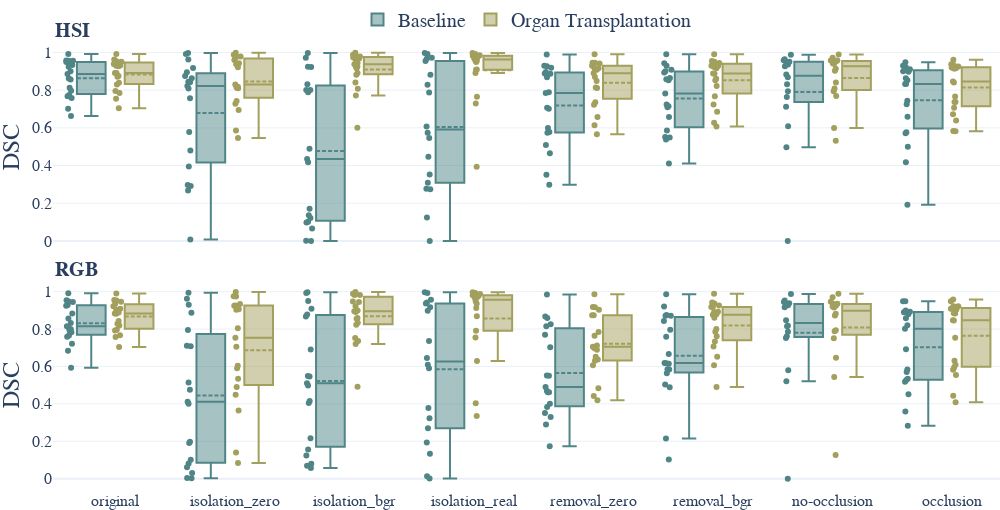

Write notebook code for a chart like this one.
### Markdown cell above
## Dataset Comparison

### Code cell
def dataset_comparison(metric_name: str) -> go.Figure:
    fig = make_subplots(
        rows=2,
        cols=1,
        subplot_titles=["<b>HSI</b>", "<b>RGB</b>"],
        shared_xaxes=True,
        vertical_spacing=0.07,
    )

    network_renaming = {
        "baseline": "Baseline",
        "organ_transplantation": "Organ Transplantation",
    }

    def add_modality(modality: str, row: int, col: int) -> go.Figure:
        df_m = df.query("modality == @modality")
        for dataset, dataset_name in settings_context.task_name_mapping.items():
            for network in df_m["network"].unique():
                df_box = df_m.query("dataset == @dataset and network == @network")
                fig.add_trace(
                    go.Box(
                        y=df_box[metric_name],
                        x=[dataset_name] * len(df_box[metric_name]),
                        offsetgroup=network,
                        text=df_box["label_name"],
                        boxpoints="all",
                        boxmean=True,
                        name=network_renaming.get(network, network),
                        marker_color=settings_context.network_colors[network],
                        legendgroup=network,
                        showlegend=row == 1 and col == 1 and dataset == "semantic",
                    ),
                    row=row,
                    col=col,
                )

        return fig

    add_modality("HSI", row=1, col=1)
    add_modality("RGB", row=2, col=1)

    # Font size for subplot titles
    for i in fig["layout"]["annotations"]:
        i["font"] = dict(size=20)

    fig.update_annotations(xanchor="left", x=0)
    fig.update_yaxes(title_standoff=12)
    fig.update_yaxes(tickfont=dict(size=16))
    fig.update_xaxes(tickfont=dict(size=16))
    xmin = -0.52
    xmax = len(settings_context.task_name_mapping) - 0.6
    fig.update_layout(
        yaxis_range=[-0.05, 1.05],
        xaxis_range=[xmin, xmax],
        xaxis_autorangeoptions_minallowed=xmin,
        xaxis_autorangeoptions_maxallowed=xmax,
    )
    fig.update_layout(boxmode="group", boxgap=0.2, boxgroupgap=0.4)
    fig.update_layout(legend=dict(orientation="h", yanchor="bottom", y=1.01, xanchor="center", x=0.5))
    fig.update_layout(
        template="plotly_white",
        height=510,
        width=1000,
        font_family="Libertinus Serif",
        font_size=20,
        margin=dict(l=0, r=0, b=0, t=0),
    )

    return fig


fig = dataset_comparison("dice_metric")
fig.update_yaxes(title="DSC")
fig.write_image(settings_context.paper_dir / "task_performance_DSC.pdf")
fig

### Figure 1 — Plotly figure (JSON) as saved in the notebook; plotly's stock layout.template omitted (floating-point values rounded to 4 significant figures)
{"data": [{"boxmean": true, "boxpoints": "all", "legendgroup": "baseline", "marker": {"color": "#508587"}, "name": "Baseline", "offsetgroup": "baseline", "showlegend": true, "text": ["stomach", "small_bowel", "colon", "liver", "gallbladder", "pancreas", "kidney", "spleen", "bladder", "omentum", "fat_subcutaneous", "lung", "heart", "skin", "muscle", "peritoneum", "major_vein", "kidney_with_Gerotas_fascia", "background"], "type": "box", "x": ["original", "original", "original", "original", "original", "original", "original", "original", "original", "original", "original", "original", "original", "original", "original", "original", "original", "original", "original"], "xaxis": "x", "y": [0.8615, 0.9572, 0.9486, 0.9556, 0.8124, 0.9237, 0.8996, 0.9501, 0.9559, 0.7673, 0.6622, 0.8566, 0.9327, 0.7583, 0.8855, 0.774, 0.7015, 0.7967, 0.992], "yaxis": "y"}, {"boxmean": true, "boxpoints": "all", "legendgroup": "organ_transplantation", "marker": {"color": "#A39F5D"}, "name": "Organ Transplantation", "offsetgroup": "organ_transplantation", "showlegend": true, "text": ["stomach", "small_bowel", "colon", "liver", "gallbladder", "pancreas", "kidney", "spleen", "bladder", "omentum", "fat_subcutaneous", "lung", "heart", "skin", "muscle", "peritoneum", "major_vein", "kidney_with_Gerotas_fascia", "background"], "type": "box", "x": ["original", "original", "original", "original", "original", "original", "original", "original", "original", "original", "original", "original", "original", "original", "original", "original", "original", "original", "original"], "xaxis": "x", "y": [0.8715, 0.9532, 0.9626, 0.9493, 0.8397, 0.9313, 0.8913, 0.9381, 0.9503, 0.7546, 0.7039, 0.8303, 0.9294, 0.7952, 0.8911, 0.7844, 0.8748, 0.9263, 0.9912], "yaxis": "y"}, {"boxmean": true, "boxpoints": "all", "legendgroup": "baseline", "marker": {"color": "#508587"}, "name": "Baseline", "offsetgroup": "baseline", "showlegend": false, "text": ["stomach", "small_bowel", "colon", "liver", "gallbladder", "pancreas", "kidney", "spleen", "bladder", "omentum", "fat_subcutaneous", "lung", "heart", "skin", "muscle", "peritoneum", "major_vein", "kidney_with_Gerotas_fascia", "background"], "type": "box", "x": ["isolation_zero", "isolation_zero", "isolation_zero", "isolation_zero", "isolation_zero", "isolation_zero", "isolation_zero", "isolation_zero", "isolation_zero", "isolation_zero", "isolation_zero", "isolation_zero", "isolation_zero", "isolation_zero", "isolation_zero", "isolation_zero", "isolation_zero", "isolation_zero", "isolation_zero"], "xaxis": "x", "y": [0.3948, 0.9912, 0.845, 0.9622, 0.2911, 0.5775, 0.8949, 0.9169, 0.7568, 0.2674, 0.8417, 0.8218, 0.8628, 0.8751, 0.808, 0.2966, 0.007658, 0.4798, 0.9972], "yaxis": "y"}, {"boxmean": true, "boxpoints": "all", "legendgroup": "organ_transplantation", "marker": {"color": "#A39F5D"}, "name": "Organ Transplantation", "offsetgroup": "organ_transplantation", "showlegend": false, "text": ["stomach", "small_bowel", "colon", "liver", "gallbladder", "pancreas", "kidney", "spleen", "bladder", "omentum", "fat_subcutaneous", "lung", "heart", "skin", "muscle", "peritoneum", "major_vein", "kidney_with_Gerotas_fascia", "background"], "type": "box", "x": ["isolation_zero", "isolation_zero", "isolation_zero", "isolation_zero", "isolation_zero", "isolation_zero", "isolation_zero", "isolation_zero", "isolation_zero", "isolation_zero", "isolation_zero", "isolation_zero", "isolation_zero", "isolation_zero", "isolation_zero", "isolation_zero", "isolation_zero", "isolation_zero", "isolation_zero"], "xaxis": "x", "y": [0.9421, 0.9782, 0.9594, 0.9785, 0.586, 0.9702, 0.9372, 0.922, 0.8185, 0.8178, 0.8296, 0.7274, 0.9881, 0.742, 0.8102, 0.6943, 0.8117, 0.5464, 0.9985], "yaxis": "y"}, {"boxmean": true, "boxpoints": "all", "legendgroup": "baseline", "marker": {"color": "#508587"}, "name": "Baseline", "offsetgroup": "baseline", "showlegend": false, "text": ["stomach", "small_bowel", "colon", "liver", "gallbladder", "pancreas", "kidney", "spleen", "bladder", "omentum", "fat_subcutaneous", "lung", "heart", "skin", "muscle", "peritoneum", "major_vein", "kidney_with_Gerotas_fascia", "background"], "type": "box", "x": ["isolation_bgr", "isolation_bgr", "isolation_bgr", "isolation_bgr", "isolation_bgr", "isolation_bgr", "isolation_bgr", "isolation_bgr", "isolation_bgr", "isolation_bgr", "isolation_bgr", "isolation_bgr", "isolation_bgr", "isolation_bgr", "isolation_bgr", "isolation_bgr", "isolation_bgr", "isolation_bgr", "isolation_bgr"], "xaxis": "x", "y": [0.1223, 0.9231, 0.789, 0.8007, 0.1706, 0.06559, 0.1017, 0.4342, 0.8317, 0.001489, 0.137, 0.9243, 0.9717, 0.8005, 0.4896, 0.4176, 0.09797, 0, 0.997], "yaxis": "y"}, {"boxmean": true, "boxpoints": "all", "legendgroup": "organ_transplantation", "marker": {"color": "#A39F5D"}, "name": "Organ Transplantation", "offsetgroup": "organ_transplantation", "showlegend": false, "text": ["stomach", "small_bowel", "colon", "liver", "gallbladder", "pancreas", "kidney", "spleen", "bladder", "omentum", "fat_subcutaneous", "lung", "heart", "skin", "muscle", "peritoneum", "major_vein", "kidney_with_Gerotas_fascia", "background"], "type": "box", "x": ["isolation_bgr", "isolation_bgr", "isolation_bgr", "isolation_bgr", "isolation_bgr", "isolation_bgr", "isolation_bgr", "isolation_bgr", "isolation_bgr", "isolation_bgr", "isolation_bgr", "isolation_bgr", "isolation_bgr", "isolation_bgr", "isolation_bgr", "isolation_bgr", "isolation_bgr", "isolation_bgr", "isolation_bgr"], "xaxis": "x", "y": [0.9376, 0.9762, 0.9783, 0.9799, 0.6004, 0.9441, 0.916, 0.9252, 0.9682, 0.8819, 0.9251, 0.8074, 0.9882, 0.7719, 0.8911, 0.8406, 0.9639, 0.9733, 0.9989], "yaxis": "y"}, {"boxmean": true, "boxpoints": "all", "legendgroup": "baseline", "marker": {"color": "#508587"}, "name": "Baseline", "offsetgroup": "baseline", "showlegend": false, "text": ["stomach", "small_bowel", "colon", "liver", "gallbladder", "pancreas", "kidney", "spleen", "bladder", "omentum", "lung", "heart", "skin", "muscle", "peritoneum", "major_vein", "kidney_with_Gerotas_fascia", "background"], "type": "box", "x": ["isolation_real", "isolation_real", "isolation_real", "isolation_real", "isolation_real", "isolation_real", "isolation_real", "isolation_real", "isolation_real", "isolation_real", "isolation_real", "isolation_real", "isolation_real", "isolation_real", "isolation_real", "isolation_real", "isolation_real", "isolation_real"], "xaxis": "x", "y": [0.4465, 0.8816, 0.992, 0.5743, 0.3522, 0.1242, 0.7869, 0.6071, 0.8282, 0, 0.9671, 0.9717, 0.9543, 0.2775, 0.309, 0.2743, 0.5462, 0.9971], "yaxis": "y"}, {"boxmean": true, "boxpoints": "all", "legendgroup": "organ_transplantation", "marker": {"color": "#A39F5D"}, "name": "Organ Transplantation", "offsetgroup": "organ_transplantation", "showlegend": false, "text": ["stomach", "small_bowel", "colon", "liver", "gallbladder", "pancreas", "kidney", "spleen", "bladder", "omentum", "lung", "heart", "skin", "muscle", "peritoneum", "major_vein", "kidney_with_Gerotas_fascia", "background"], "type": "box", "x": ["isolation_real", "isolation_real", "isolation_real", "isolation_real", "isolation_real", "isolation_real", "isolation_real", "isolation_real", "isolation_real", "isolation_real", "isolation_real", "isolation_real", "isolation_real", "isolation_real", "isolation_real", "isolation_real", "isolation_real", "isolation_real"], "xaxis": "x", "y": [0.9099, 0.9696, 0.9919, 0.9562, 0.9544, 0.7653, 0.9852, 0.9748, 0.9838, 0.9081, 0.9682, 0.9813, 0.9825, 0.3942, 0.7286, 0.9489, 0.8905, 0.9975], "yaxis": "y"}, {"boxmean": true, "boxpoints": "all", "legendgroup": "baseline", "marker": {"color": "#508587"}, "name": "Baseline", "offsetgroup": "baseline", "showlegend": false, "text": ["stomach", "small_bowel", "colon", "liver", "gallbladder", "pancreas", "kidney", "spleen", "bladder", "omentum", "fat_subcutaneous", "lung", "heart", "skin", "muscle", "peritoneum", "major_vein", "kidney_with_Gerotas_fascia", "background"], "type": "box", "x": ["removal_zero", "removal_zero", "removal_zero", "removal_zero", "removal_zero", "removal_zero", "removal_zero", "removal_zero", "removal_zero", "removal_zero", "removal_zero", "removal_zero", "removal_zero", "removal_zero", "removal_zero", "removal_zero", "removal_zero", "removal_zero", "removal_zero"], "xaxis": "x", "y": [0.5989, 0.9184, 0.8888, 0.9288, 0.2985, 0.7885, 0.8689, 0.926, 0.7013, 0.5785, 0.5734, 0.7846, 0.8958, 0.706, 0.8863, 0.5084, 0.3507, 0.4655, 0.9897], "yaxis": "y"}, {"boxmean": true, "boxpoints": "all", "legendgroup": "organ_transplantation", "marker": {"color": "#A39F5D"}, "name": "Organ Transplantation", "offsetgroup": "organ_transplantation", "showlegend": false, "text": ["stomach", "small_bowel", "colon", "liver", "gallbladder", "pancreas", "kidney", "spleen", "bladder", "omentum", "fat_subcutaneous", "lung", "heart", "skin", "muscle", "peritoneum", "major_vein", "kidney_with_Gerotas_fascia", "background"], "type": "box", "x": ["removal_zero", "removal_zero", "removal_zero", "removal_zero", "removal_zero", "removal_zero", "removal_zero", "removal_zero", "removal_zero", "removal_zero", "removal_zero", "removal_zero", "removal_zero", "removal_zero", "removal_zero", "removal_zero", "removal_zero", "removal_zero", "removal_zero"], "xaxis": "x", "y": [0.8484, 0.9457, 0.9457, 0.9411, 0.5662, 0.9164, 0.8901, 0.9082, 0.9297, 0.7222, 0.6138, 0.8107, 0.9298, 0.7356, 0.8696, 0.6579, 0.8138, 0.9119, 0.9903], "yaxis": "y"}, {"boxmean": true, "boxpoints": "all", "legendgroup": "baseline", "marker": {"color": "#508587"}, "name": "Baseline", "offsetgroup": "baseline", "showlegend": false, "text": ["stomach", "small_bowel", "colon", "liver", "gallbladder", "pancreas", "kidney", "spleen", "bladder", "omentum", "fat_subcutaneous", "lung", "heart", "skin", "muscle", "peritoneum", "major_vein", "kidney_with_Gerotas_fascia", "background"], "type": "box", "x": ["removal_bgr", "removal_bgr", "removal_bgr", "removal_bgr", "removal_bgr", "removal_bgr", "removal_bgr", "removal_bgr", "removal_bgr", "removal_bgr", "removal_bgr", "removal_bgr", "removal_bgr", "removal_bgr", "removal_bgr", "removal_bgr", "removal_bgr", "removal_bgr", "removal_bgr"], "xaxis": "x", "y": [0.7241, 0.9431, 0.9003, 0.9292, 0.4114, 0.8579, 0.8647, 0.894, 0.853, 0.6571, 0.5375, 0.7819, 0.9078, 0.7098, 0.7143, 0.5859, 0.5511, 0.5488, 0.9909], "yaxis": "y"}, {"boxmean": true, "boxpoints": "all", "legendgroup": "organ_transplantation", "marker": {"color": "#A39F5D"}, "name": "Organ Transplantation", "offsetgroup": "organ_transplantation", "showlegend": false, "text": ["stomach", "small_bowel", "colon", "liver", "gallbladder", "pancreas", "kidney", "spleen", "bladder", "omentum", "fat_subcutaneous", "lung", "heart", "skin", "muscle", "peritoneum", "major_vein", "kidney_with_Gerotas_fascia", "background"], "type": "box", "x": ["removal_bgr", "removal_bgr", "removal_bgr", "removal_bgr", "removal_bgr", "removal_bgr", "removal_bgr", "removal_bgr", "removal_bgr", "removal_bgr", "removal_bgr", "removal_bgr", "removal_bgr", "removal_bgr", "removal_bgr", "removal_bgr", "removal_bgr", "removal_bgr", "removal_bgr"], "xaxis": "x", "y": [0.8526, 0.9502, 0.955, 0.9432, 0.6078, 0.9165, 0.8875, 0.9276, 0.9442, 0.7232, 0.6275, 0.8222, 0.9291, 0.7679, 0.8888, 0.6853, 0.8603, 0.9233, 0.9905], "yaxis": "y"}, {"boxmean": true, "boxpoints": "all", "legendgroup": "baseline", "marker": {"color": "#508587"}, "name": "Baseline", "offsetgroup": "baseline", "showlegend": false, "text": ["stomach", "small_bowel", "colon", "liver", "gallbladder", "kidney", "spleen", "bladder", "omentum", "fat_subcutaneous", "lung", "heart", "skin", "muscle", "peritoneum", "background"], "type": "box", "x": ["no-occlusion", "no-occlusion", "no-occlusion", "no-occlusion", "no-occlusion", "no-occlusion", "no-occlusion", "no-occlusion", "no-occlusion", "no-occlusion", "no-occlusion", "no-occlusion", "no-occlusion", "no-occlusion", "no-occlusion", "no-occlusion"], "xaxis": "x", "y": [0.8313, 0.9355, 0.959, 0.8828, 0.6081, 0, 0.9272, 0.9635, 0.712, 0.4969, 0.7946, 0.9493, 0.9507, 0.8686, 0.7632, 0.9883], "yaxis": "y"}, {"boxmean": true, "boxpoints": "all", "legendgroup": "organ_transplantation", "marker": {"color": "#A39F5D"}, "name": "Organ Transplantation", "offsetgroup": "organ_transplantation", "showlegend": false, "text": ["stomach", "small_bowel", "colon", "liver", "gallbladder", "kidney", "spleen", "bladder", "omentum", "fat_subcutaneous", "lung", "heart", "skin", "muscle", "peritoneum", "background"], "type": "box", "x": ["no-occlusion", "no-occlusion", "no-occlusion", "no-occlusion", "no-occlusion", "no-occlusion", "no-occlusion", "no-occlusion", "no-occlusion", "no-occlusion", "no-occlusion", "no-occlusion", "no-occlusion", "no-occlusion", "no-occlusion", "no-occlusion"], "xaxis": "x", "y": [0.9135, 0.9515, 0.9723, 0.9518, 0.5988, 0.84, 0.9418, 0.9569, 0.8088, 0.5319, 0.7692, 0.9401, 0.9575, 0.9026, 0.7934, 0.9896], "yaxis": "y"}, {"boxmean": true, "boxpoints": "all", "legendgroup": "baseline", "marker": {"color": "#508587"}, "name": "Baseline", "offsetgroup": "baseline", "showlegend": false, "text": ["stomach", "small_bowel", "colon", "liver", "gallbladder", "pancreas", "kidney", "spleen", "bladder", "omentum", "fat_subcutaneous", "lung", "heart", "skin", "muscle", "peritoneum", "major_vein", "kidney_with_Gerotas_fascia", "background"], "type": "box", "x": ["occlusion", "occlusion", "occlusion", "occlusion", "occlusion", "occlusion", "occlusion", "occlusion", "occlusion", "occlusion", "occlusion", "occlusion", "occlusion", "occlusion", "occlusion", "occlusion", "occlusion", "occlusion", "occlusion"], "xaxis": "x", "y": [0.4178, 0.8976, 0.8624, 0.8528, 0.8328, 0.1927, 0.9112, 0.7438, 0.9219, 0.4999, 0.6592, 0.9482, 0.9004, 0.5763, 0.9079, 0.5707, 0.7252, 0.8326, 0.9291], "yaxis": "y"}, {"boxmean": true, "boxpoints": "all", "legendgroup": "organ_transplantation", "marker": {"color": "#A39F5D"}, "name": "Organ Transplantation", "offsetgroup": "organ_transplantation", "showlegend": false, "text": ["stomach", "small_bowel", "colon", "liver", "gallbladder", "pancreas", "kidney", "spleen", "bladder", "omentum", "fat_subcutaneous", "lung", "heart", "skin", "muscle", "peritoneum", "major_vein", "kidney_with_Gerotas_fascia", "background"], "type": "box", "x": ["occlusion", "occlusion", "occlusion", "occlusion", "occlusion", "occlusion", "occlusion", "occlusion", "occlusion", "occlusion", "occlusion", "occlusion", "occlusion", "occlusion", "occlusion", "occlusion", "occlusion", "occlusion", "occlusion"], "xaxis": "x", "y": [0.7067, 0.937, 0.9206, 0.8463, 0.84, 0.7371, 0.9167, 0.6725, 0.9154, 0.5813, 0.7373, 0.9609, 0.9148, 0.5829, 0.9331, 0.6395, 0.7656, 0.9208, 0.9255], "yaxis": "y"}, {"boxmean": true, "boxpoints": "all", "legendgroup": "baseline", "marker": {"color": "#508587"}, "name": "Baseline", "offsetgroup": "baseline", "showlegend": false, "text": ["stomach", "small_bowel", "colon", "liver", "gallbladder", "pancreas", "kidney", "spleen", "bladder", "omentum", "fat_subcutaneous", "lung", "heart", "skin", "muscle", "peritoneum", "major_vein", "kidney_with_Gerotas_fascia", "background"], "type": "box", "x": ["original", "original", "original", "original", "original", "original", "original", "original", "original", "original", "original", "original", "original", "original", "original", "original", "original", "original", "original"], "xaxis": "x2", "y": [0.7825, 0.945, 0.947, 0.924, 0.8076, 0.954, 0.8826, 0.7922, 0.7991, 0.7657, 0.6833, 0.8318, 0.9281, 0.7594, 0.8568, 0.7217, 0.5927, 0.8148, 0.9908], "yaxis": "y2"}, {"boxmean": true, "boxpoints": "all", "legendgroup": "organ_transplantation", "marker": {"color": "#A39F5D"}, "name": "Organ Transplantation", "offsetgroup": "organ_transplantation", "showlegend": false, "text": ["stomach", "small_bowel", "colon", "liver", "gallbladder", "pancreas", "kidney", "spleen", "bladder", "omentum", "fat_subcutaneous", "lung", "heart", "skin", "muscle", "peritoneum", "major_vein", "kidney_with_Gerotas_fascia", "background"], "type": "box", "x": ["original", "original", "original", "original", "original", "original", "original", "original", "original", "original", "original", "original", "original", "original", "original", "original", "original", "original", "original"], "xaxis": "x2", "y": [0.8279, 0.9459, 0.956, 0.9357, 0.7917, 0.953, 0.8825, 0.8426, 0.9079, 0.7576, 0.7042, 0.8191, 0.9215, 0.7966, 0.8819, 0.7662, 0.9044, 0.8882, 0.9899], "yaxis": "y2"}, {"boxmean": true, "boxpoints": "all", "legendgroup": "baseline", "marker": {"color": "#508587"}, "name": "Baseline", "offsetgroup": "baseline", "showlegend": false, "text": ["stomach", "small_bowel", "colon", "liver", "gallbladder", "pancreas", "kidney", "spleen", "bladder", "omentum", "fat_subcutaneous", "lung", "heart", "skin", "muscle", "peritoneum", "major_vein", "kidney_with_Gerotas_fascia", "background"], "type": "box", "x": ["isolation_zero", "isolation_zero", "isolation_zero", "isolation_zero", "isolation_zero", "isolation_zero", "isolation_zero", "isolation_zero", "isolation_zero", "isolation_zero", "isolation_zero", "isolation_zero", "isolation_zero", "isolation_zero", "isolation_zero", "isolation_zero", "isolation_zero", "isolation_zero", "isolation_zero"], "xaxis": "x2", "y": [0.1971, 0.7075, 0.7953, 0.8868, 0.03039, 0.1904, 0.7103, 0.4112, 0.5141, 0.08036, 0.06082, 0.93, 0.9618, 0.4751, 0.001602, 0.4001, 0.002748, 0.1006, 0.9944], "yaxis": "y2"}, {"boxmean": true, "boxpoints": "all", "legendgroup": "organ_transplantation", "marker": {"color": "#A39F5D"}, "name": "Organ Transplantation", "offsetgroup": "organ_transplantation", "showlegend": false, "text": ["stomach", "small_bowel", "colon", "liver", "gallbladder", "pancreas", "kidney", "spleen", "bladder", "omentum", "fat_subcutaneous", "lung", "heart", "skin", "muscle", "peritoneum", "major_vein", "kidney_with_Gerotas_fascia", "background"], "type": "box", "x": ["isolation_zero", "isolation_zero", "isolation_zero", "isolation_zero", "isolation_zero", "isolation_zero", "isolation_zero", "isolation_zero", "isolation_zero", "isolation_zero", "isolation_zero", "isolation_zero", "isolation_zero", "isolation_zero", "isolation_zero", "isolation_zero", "isolation_zero", "isolation_zero", "isolation_zero"], "xaxis": "x2", "y": [0.7536, 0.9257, 0.903, 0.906, 0.08359, 0.9739, 0.9335, 0.3637, 0.4897, 0.9242, 0.59, 0.8049, 0.9758, 0.7056, 0.5339, 0.6031, 0.1396, 0.4481, 0.9982], "yaxis": "y2"}, {"boxmean": true, "boxpoints": "all", "legendgroup": "baseline", "marker": {"color": "#508587"}, "name": "Baseline", "offsetgroup": "baseline", "showlegend": false, "text": ["stomach", "small_bowel", "colon", "liver", "gallbladder", "pancreas", "kidney", "spleen", "bladder", "omentum", "fat_subcutaneous", "lung", "heart", "skin", "muscle", "peritoneum", "major_vein", "kidney_with_Gerotas_fascia", "background"], "type": "box", "x": ["isolation_bgr", "isolation_bgr", "isolation_bgr", "isolation_bgr", "isolation_bgr", "isolation_bgr", "isolation_bgr", "isolation_bgr", "isolation_bgr", "isolation_bgr", "isolation_bgr", "isolation_bgr", "isolation_bgr", "isolation_bgr", "isolation_bgr", "isolation_bgr", "isolation_bgr", "isolation_bgr", "isolation_bgr"], "xaxis": "x2", "y": [0.1241, 0.9503, 0.8779, 0.9921, 0.1552, 0.07932, 0.5489, 0.4146, 0.6908, 0.05729, 0.5466, 0.9091, 0.8672, 0.4987, 0.2165, 0.5105, 0.06834, 0.4048, 0.9973], "yaxis": "y2"}, {"boxmean": true, "boxpoints": "all", "legendgroup": "organ_transplantation", "marker": {"color": "#A39F5D"}, "name": "Organ Transplantation", "offsetgroup": "organ_transplantation", "showlegend": false, "text": ["stomach", "small_bowel", "colon", "liver", "gallbladder", "pancreas", "kidney", "spleen", "bladder", "omentum", "fat_subcutaneous", "lung", "heart", "skin", "muscle", "peritoneum", "major_vein", "kidney_with_Gerotas_fascia", "background"], "type": "box", "x": ["isolation_bgr", "isolation_bgr", "isolation_bgr", "isolation_bgr", "isolation_bgr", "isolation_bgr", "isolation_bgr", "isolation_bgr", "isolation_bgr", "isolation_bgr", "isolation_bgr", "isolation_bgr", "isolation_bgr", "isolation_bgr", "isolation_bgr", "isolation_bgr", "isolation_bgr", "isolation_bgr", "isolation_bgr"], "xaxis": "x2", "y": [0.8233, 0.9816, 0.9856, 0.9467, 0.4919, 0.9827, 0.8957, 0.8341, 0.9216, 0.8557, 0.7359, 0.8585, 0.9893, 0.7518, 0.8992, 0.7199, 0.8917, 0.9447, 0.9981], "yaxis": "y2"}, {"boxmean": true, "boxpoints": "all", "legendgroup": "baseline", "marker": {"color": "#508587"}, "name": "Baseline", "offsetgroup": "baseline", "showlegend": false, "text": ["stomach", "small_bowel", "colon", "liver", "gallbladder", "pancreas", "kidney", "spleen", "bladder", "omentum", "lung", "heart", "skin", "muscle", "peritoneum", "major_vein", "kidney_with_Gerotas_fascia", "background"], "type": "box", "x": ["isolation_real", "isolation_real", "isolation_real", "isolation_real", "isolation_real", "isolation_real", "isolation_real", "isolation_real", "isolation_real", "isolation_real", "isolation_real", "isolation_real", "isolation_real", "isolation_real", "isolation_real", "isolation_real", "isolation_real", "isolation_real"], "xaxis": "x2", "y": [0.6092, 0.9423, 0.9924, 0.898, 0.3777, 0.01268, 0.7357, 0.3233, 0.9167, 0.0003275, 0.9573, 0.9364, 0.6448, 0.1926, 0.2701, 0.1326, 0.59, 0.9973], "yaxis": "y2"}, {"boxmean": true, "boxpoints": "all", "legendgroup": "organ_transplantation", "marker": {"color": "#A39F5D"}, "name": "Organ Transplantation", "offsetgroup": "organ_transplantation", "showlegend": false, "text": ["stomach", "small_bowel", "colon", "liver", "gallbladder", "pancreas", "kidney", "spleen", "bladder", "omentum", "lung", "heart", "skin", "muscle", "peritoneum", "major_vein", "kidney_with_Gerotas_fascia", "background"], "type": "box", "x": ["isolation_real", "isolation_real", "isolation_real", "isolation_real", "isolation_real", "isolation_real", "isolation_real", "isolation_real", "isolation_real", "isolation_real", "isolation_real", "isolation_real", "isolation_real", "isolation_real", "isolation_real", "isolation_real", "isolation_real", "isolation_real"], "xaxis": "x2", "y": [0.8683, 0.9723, 0.9926, 0.9358, 0.6287, 0.9126, 0.9844, 0.9482, 0.9873, 0.9768, 0.9658, 0.9808, 0.9698, 0.3351, 0.7543, 0.4037, 0.7908, 0.9972], "yaxis": "y2"}, {"boxmean": true, "boxpoints": "all", "legendgroup": "baseline", "marker": {"color": "#508587"}, "name": "Baseline", "offsetgroup": "baseline", "showlegend": false, "text": ["stomach", "small_bowel", "colon", "liver", "gallbladder", "pancreas", "kidney", "spleen", "bladder", "omentum", "fat_subcutaneous", "lung", "heart", "skin", "muscle", "peritoneum", "major_vein", "kidney_with_Gerotas_fascia", "background"], "type": "box", "x": ["removal_zero", "removal_zero", "removal_zero", "removal_zero", "removal_zero", "removal_zero", "removal_zero", "removal_zero", "removal_zero", "removal_zero", "removal_zero", "removal_zero", "removal_zero", "removal_zero", "removal_zero", "removal_zero", "removal_zero", "removal_zero", "removal_zero"], "xaxis": "x2", "y": [0.4624, 0.8676, 0.8262, 0.815, 0.2899, 0.4906, 0.7701, 0.4683, 0.3513, 0.5514, 0.3298, 0.7021, 0.8589, 0.5496, 0.4002, 0.4621, 0.1738, 0.3825, 0.9845], "yaxis": "y2"}, {"boxmean": true, "boxpoints": "all", "legendgroup": "organ_transplantation", "marker": {"color": "#A39F5D"}, "name": "Organ Transplantation", "offsetgroup": "organ_transplantation", "showlegend": false, "text": ["stomach", "small_bowel", "colon", "liver", "gallbladder", "pancreas", "kidney", "spleen", "bladder", "omentum", "fat_subcutaneous", "lung", "heart", "skin", "muscle", "peritoneum", "major_vein", "kidney_with_Gerotas_fascia", "background"], "type": "box", "x": ["removal_zero", "removal_zero", "removal_zero", "removal_zero", "removal_zero", "removal_zero", "removal_zero", "removal_zero", "removal_zero", "removal_zero", "removal_zero", "removal_zero", "removal_zero", "removal_zero", "removal_zero", "removal_zero", "removal_zero", "removal_zero", "removal_zero"], "xaxis": "x2", "y": [0.6978, 0.9175, 0.9033, 0.8734, 0.4186, 0.7123, 0.8744, 0.6366, 0.6517, 0.6898, 0.6068, 0.7646, 0.9168, 0.7047, 0.7838, 0.6309, 0.4413, 0.4831, 0.9859], "yaxis": "y2"}, {"boxmean": true, "boxpoints": "all", "legendgroup": "baseline", "marker": {"color": "#508587"}, "name": "Baseline", "offsetgroup": "baseline", "showlegend": false, "text": ["stomach", "small_bowel", "colon", "liver", "gallbladder", "pancreas", "kidney", "spleen", "bladder", "omentum", "fat_subcutaneous", "lung", "heart", "skin", "muscle", "peritoneum", "major_vein", "kidney_with_Gerotas_fascia", "background"], "type": "box", "x": ["removal_bgr", "removal_bgr", "removal_bgr", "removal_bgr", "removal_bgr", "removal_bgr", "removal_bgr", "removal_bgr", "removal_bgr", "removal_bgr", "removal_bgr", "removal_bgr", "removal_bgr", "removal_bgr", "removal_bgr", "removal_bgr", "removal_bgr", "removal_bgr", "removal_bgr"], "xaxis": "x2", "y": [0.6142, 0.921, 0.8754, 0.8717, 0.2142, 0.8709, 0.7957, 0.6167, 0.5839, 0.5852, 0.563, 0.7591, 0.8426, 0.6184, 0.6667, 0.4889, 0.1017, 0.5039, 0.9865], "yaxis": "y2"}, {"boxmean": true, "boxpoints": "all", "legendgroup": "organ_transplantation", "marker": {"color": "#A39F5D"}, "name": "Organ Transplantation", "offsetgroup": "organ_transplantation", "showlegend": false, "text": ["stomach", "small_bowel", "colon", "liver", "gallbladder", "pancreas", "kidney", "spleen", "bladder", "omentum", "fat_subcutaneous", "lung", "heart", "skin", "muscle", "peritoneum", "major_vein", "kidney_with_Gerotas_fascia", "background"], "type": "box", "x": ["removal_bgr", "removal_bgr", "removal_bgr", "removal_bgr", "removal_bgr", "removal_bgr", "removal_bgr", "removal_bgr", "removal_bgr", "removal_bgr", "removal_bgr", "removal_bgr", "removal_bgr", "removal_bgr", "removal_bgr", "removal_bgr", "removal_bgr", "removal_bgr", "removal_bgr"], "xaxis": "x2", "y": [0.7608, 0.9367, 0.9422, 0.9173, 0.4903, 0.9258, 0.8789, 0.7857, 0.8925, 0.7066, 0.6064, 0.8001, 0.9189, 0.734, 0.8769, 0.6512, 0.8905, 0.8601, 0.9887], "yaxis": "y2"}, {"boxmean": true, "boxpoints": "all", "legendgroup": "baseline", "marker": {"color": "#508587"}, "name": "Baseline", "offsetgroup": "baseline", "showlegend": false, "text": ["stomach", "small_bowel", "colon", "liver", "gallbladder", "kidney", "spleen", "bladder", "omentum", "fat_subcutaneous", "lung", "heart", "skin", "muscle", "peritoneum", "background"], "type": "box", "x": ["no-occlusion", "no-occlusion", "no-occlusion", "no-occlusion", "no-occlusion", "no-occlusion", "no-occlusion", "no-occlusion", "no-occlusion", "no-occlusion", "no-occlusion", "no-occlusion", "no-occlusion", "no-occlusion", "no-occlusion", "no-occlusion"], "xaxis": "x2", "y": [0.8473, 0.9451, 0.9531, 0.9163, 0.579, 0, 0.9295, 0.8145, 0.7851, 0.5213, 0.7517, 0.9377, 0.9275, 0.8176, 0.7621, 0.9878], "yaxis": "y2"}, {"boxmean": true, "boxpoints": "all", "legendgroup": "organ_transplantation", "marker": {"color": "#A39F5D"}, "name": "Organ Transplantation", "offsetgroup": "organ_transplantation", "showlegend": false, "text": ["stomach", "small_bowel", "colon", "liver", "gallbladder", "kidney", "spleen", "bladder", "omentum", "fat_subcutaneous", "lung", "heart", "skin", "muscle", "peritoneum", "background"], "type": "box", "x": ["no-occlusion", "no-occlusion", "no-occlusion", "no-occlusion", "no-occlusion", "no-occlusion", "no-occlusion", "no-occlusion", "no-occlusion", "no-occlusion", "no-occlusion", "no-occlusion", "no-occlusion", "no-occlusion", "no-occlusion", "no-occlusion"], "xaxis": "x2", "y": [0.915, 0.9464, 0.97, 0.9244, 0.6466, 0.1263, 0.9333, 0.8719, 0.7932, 0.5433, 0.7889, 0.9352, 0.9206, 0.8814, 0.7508, 0.9882], "yaxis": "y2"}, {"boxmean": true, "boxpoints": "all", "legendgroup": "baseline", "marker": {"color": "#508587"}, "name": "Baseline", "offsetgroup": "baseline", "showlegend": false, "text": ["stomach", "small_bowel", "colon", "liver", "gallbladder", "pancreas", "kidney", "spleen", "bladder", "omentum", "fat_subcutaneous", "lung", "heart", "skin", "muscle", "peritoneum", "major_vein", "kidney_with_Gerotas_fascia", "background"], "type": "box", "x": ["occlusion", "occlusion", "occlusion", "occlusion", "occlusion", "occlusion", "occlusion", "occlusion", "occlusion", "occlusion", "occlusion", "occlusion", "occlusion", "occlusion", "occlusion", "occlusion", "occlusion", "occlusion", "occlusion"], "xaxis": "x2", "y": [0.3596, 0.8987, 0.858, 0.8014, 0.5342, 0.5179, 0.8901, 0.5279, 0.8797, 0.2832, 0.6919, 0.9484, 0.8918, 0.5702, 0.8924, 0.5837, 0.4519, 0.8207, 0.9481], "yaxis": "y2"}, {"boxmean": true, "boxpoints": "all", "legendgroup": "organ_transplantation", "marker": {"color": "#A39F5D"}, "name": "Organ Transplantation", "offsetgroup": "organ_transplantation", "showlegend": false, "text": ["stomach", "small_bowel", "colon", "liver", "gallbladder", "pancreas", "kidney", "spleen", "bladder", "omentum", "fat_subcutaneous", "lung", "heart", "skin", "muscle", "peritoneum", "major_vein", "kidney_with_Gerotas_fascia", "background"], "type": "box", "x": ["occlusion", "occlusion", "occlusion", "occlusion", "occlusion", "occlusion", "occlusion", "occlusion", "occlusion", "occlusion", "occlusion", "occlusion", "occlusion", "occlusion", "occlusion", "occlusion", "occlusion", "occlusion", "occlusion"], "xaxis": "x2", "y": [0.4433, 0.922, 0.8832, 0.8453, 0.6088, 0.5949, 0.9088, 0.6301, 0.9047, 0.409, 0.7535, 0.9575, 0.9142, 0.5819, 0.9222, 0.5545, 0.8466, 0.8849, 0.949], "yaxis": "y2"}], "layout": {"annotations": [{"font": {"size": 20}, "showarrow": false, "text": "<b>HSI</b>", "x": 0, "xanchor": "left", "xref": "paper", "y": 1.0, "yanchor": "bottom", "yref": "paper"}, {"font": {"size": 20}, "showarrow": false, "text": "<b>RGB</b>", "x": 0, "xanchor": "left", "xref": "paper", "y": 0.465, "yanchor": "bottom", "yref": "paper"}], "boxgap": 0.2, "boxgroupgap": 0.4, "boxmode": "group", "font": {"family": "Libertinus Serif", "size": 20}, "height": 510, "legend": {"orientation": "h", "x": 0.5, "xanchor": "center", "y": 1.01, "yanchor": "bottom"}, "margin": {"b": 0, "l": 0, "r": 0, "t": 0}, "width": 1000, "xaxis": {"anchor": "y", "autorange": true, "autorangeoptions": {"maxallowed": 7.4, "minallowed": -0.52}, "domain": [0, 1], "matches": "x2", "range": [-0.52, 7.4], "showticklabels": false, "tickfont": {"size": 16}, "type": "category"}, "xaxis2": {"anchor": "y2", "autorange": true, "domain": [0, 1], "range": [-0.52, 7.4], "tickfont": {"size": 16}, "type": "category"}, "yaxis": {"anchor": "x", "domain": [0.535, 1.0], "range": [-0.05, 1.05], "tickfont": {"size": 16}, "title": {"text": "DSC"}, "type": "linear"}, "yaxis2": {"anchor": "x2", "autorange": true, "domain": [0, 0.465], "range": [-0.05546, 1.054], "tickfont": {"size": 16}, "title": {"text": "DSC"}, "type": "linear"}}}
